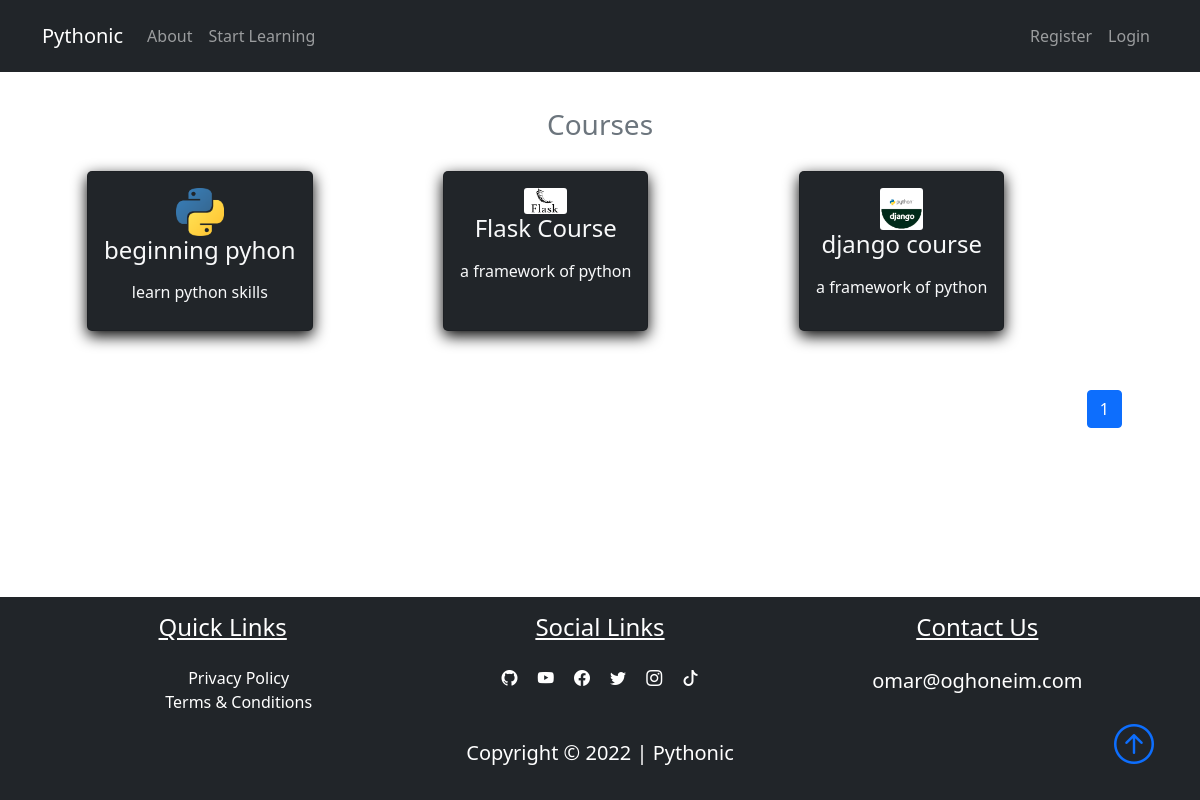
Screenshot of /courses with the database file from the repository.
### pythonic/models.py (models this page shows, shortened)
class Course(db.Model):
    id = db.Column(db.Integer, primary_key=True)
    title = db.Column(db.String(50), unique=True, nullable=False)
    description = db.Column(db.String(150), nullable=False)
    icon = db.Column(db.String(20), nullable=False, default="default_icon.jpg")
    lessons = db.relationship("Lesson", backref="course_name", lazy=True)

### pythonic/courses/routes.py (the view)
@courses_bp.route("/courses")
def courses():
    page = request.args.get("page", 1, type=int)
    courses = Course.query.paginate(page=page, per_page=6)
    return render_template("courses.html", title="Courses", courses=courses)

### pythonic/templates/courses.html
{% extends "layout.html"%}
{% block content %}
<section class="bg-ligh">
    <div class="container p-5">
        <h3 class="text-center text-secondary" id='learn'>Courses</h3>
        <div class="row">
            {% for course in courses.items %}
            <div class="col-sm-12 col-md-6 col-lg-4 p-3 d-flex align-items-stretch">
                <a href="{{url_for('courses.course', course_title=course.title)}}" class="text-decoration-none">
                    <div class="card bg-dark text-light h-100">
                        <div class="card-body text-center">
                            <img src="{{url_for('static', filename='course_icons/'+course.icon)}}" alt=""
                                class="card-img w-25">
                            <h4 class="card-title mb-3">
                                {{course.title}}
                            </h4>
                            <p class="card-text">{{course.description}}</p>
                        </div>
                    </div>
                </a>
            </div>
            {% endfor %}
            <nav class="mt-5" aria-label="...">
                <ul class="pagination" style="display: flex; justify-content: flex-end">
                    {% for page_num in courses.iter_pages(left_edge=1, right_edge=1, left_current=1, right_current=2) %}
                    {% if page_num %}
                    {% if courses.page == page_num %}
                    <li class="page-item active">
                        <a href="{{url_for('courses.courses', page=page_num)}}" class="page-link">{{page_num}}</a>
                    </li>
                    {%else%}
                    <li class="page-item">
                        <a href="{{url_for('courses.courses', page=page_num)}}" class="page-link">{{page_num}}</a>
                    </li>
                    {%endif%}
                    {% else %}
                    ...
                    {% endif %}
                    {% endfor %}
                </ul>
            </nav>
        </div>
    </div>
</section>
{% endblock content %}

### pythonic/static/main.css (style rules this page uses)
body::before { display: block; content: ''; height: 60px; }
.card { transition: 0.7s ease; box-shadow: 0 5px 15px rgba(1 1 1/ 15); border-radius: 5px; margin: 5px; }

### rows the page displays
Course: icon (picture), title "beginning pyhon", description "learn python skills"
Course: icon (picture), title "Flask Course", description "a framework of python"
Course: icon (picture), title "django course", description "a framework of python"

### other values shown
{{ page_num }} "1"
